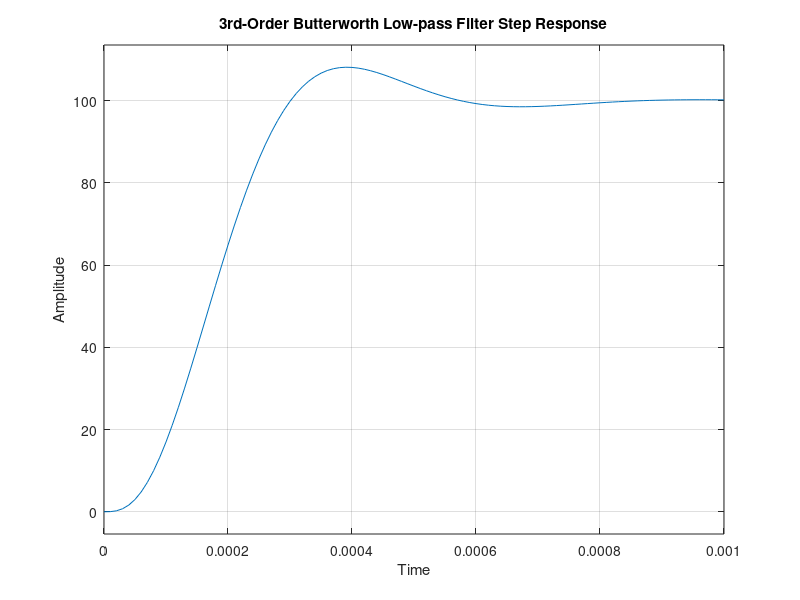

Source code (MATLAB):
clc; clear; close all;

%% Butterworth Filter Calculations

% 1) Transfer Function (From Exam 3 Cheat-Sheets)

% H(s) = Kwc^3 // (s+wc)(s^2 + s + wc^2)
% for wc = 2*pi*2000
%
%      = 100*wc^3 // (s^3 + 2*wc*s^2 + (2*wc^2)s + wc^3)


% 2) Plots

% Had to ask for help programming the symbolic section & group delay of this part:
% "How do I use an algebraic transfer function's frequency response in MATLAB?"
% "How do I plot group delay in MATLAB & show it's corner frequency's response?"

s = tf('s');
wc = 2*pi*2000;
H = 100*wc^3/(s^3 + 2*wc*s^2 + 2*wc^2*s + wc^3);

f = logspace(1,5,600);
w = 2*pi*f;

[mag, phase] = bode(H,w);
mag = squeeze(mag);
phase = squeeze(phase);

% Magnitude

figure(1);
subplot(4,1,1)
semilogx(f,20*log10(mag));
hold on;
plot(2000,37,'ro');
grid on;
title('3rd-Order Butterworth Low-pass Filter Magnitude');
xlabel('Frequency (Hz)');
ylabel('Magnitude (dB)');

% Phase

subplot(4,1,2)
semilogx(f, phase);
hold on;
plot(2000, -135, 'ro')
grid on;
title('3rd-Order Butterworth Low-pass Filter Phase');
xlabel('Frequency (Hz)');
ylabel('Phase (degrees)');

% Group Delay
subplot(4,1,3)

gd = -gradient(unwrap(phase*pi/180),w);
semilogx(f,gd);
hold on;
plot(2000,interp1(f,gd,2000),'ro');
grid on;
title('3rd-Order Butterworth Low-pass Filter Group Delay');
xlabel('Frequency (Hz)');
ylabel('Group Delay(s)');

subplot(4,1,4);
step(H);
grid on;
title('3rd-Order Butterworth Low-pass Filter Step Response');
xlabel('Time');
ylabel('Amplitude');
